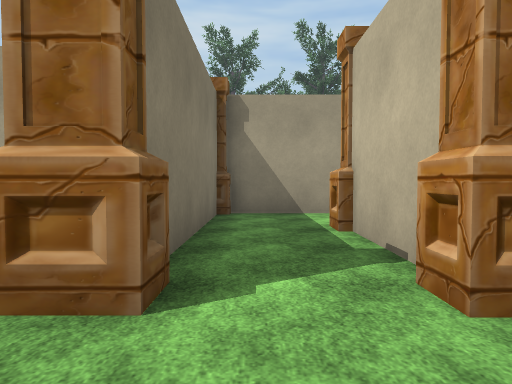
view 1 (above)

23 first-person views from a walk through a 3-D level made in the Unity game engine. The camera is 1.4 m above the floor, tilts 2° down and sees 75° across. The floor is counted in squares, 2 m on a side. Each view is taken from the middle of a square. On the plan, view 1 faces up. The plan holds only what a view shows up to about 10 squares ahead; the rest is blank. The place goes on beyond the plan. The player is left out. Some animated figures are left out. Door leaves are left out, so doorways stand open. Some surface patterns are stand-ins.

view 2
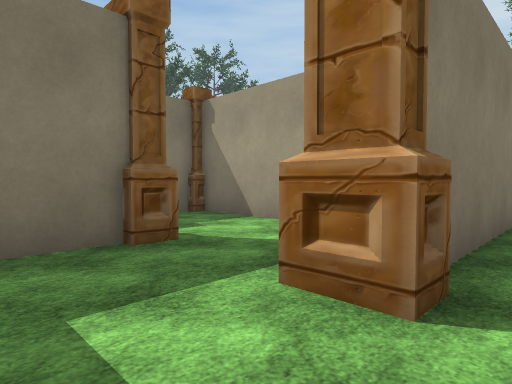

view 3
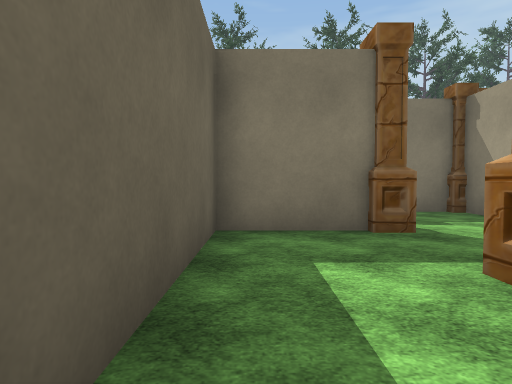

view 4
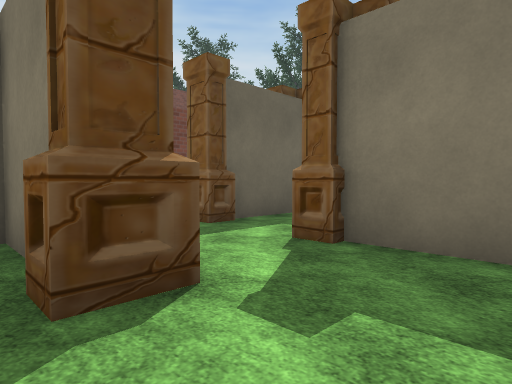

view 5
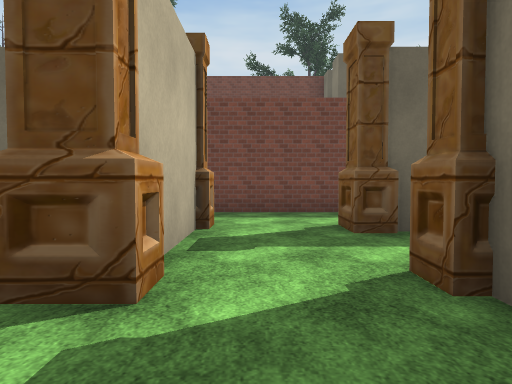

view 6
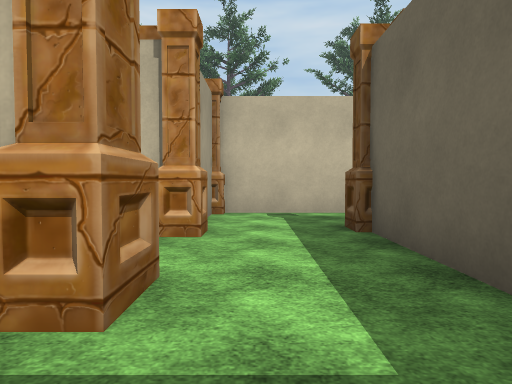

view 7
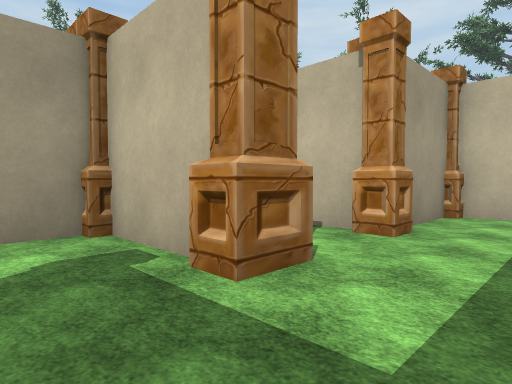

view 8
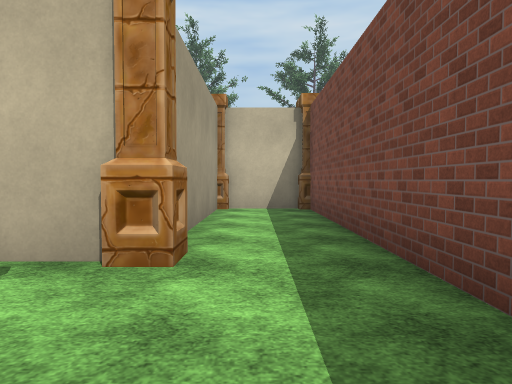

view 9
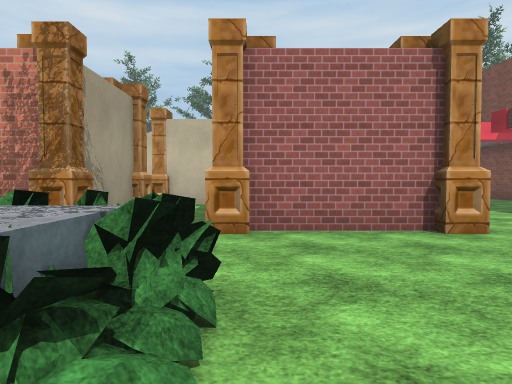

view 10
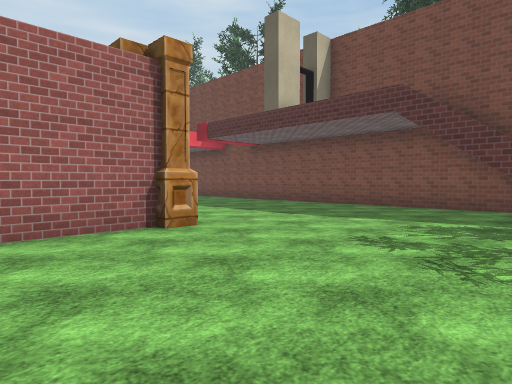

view 11
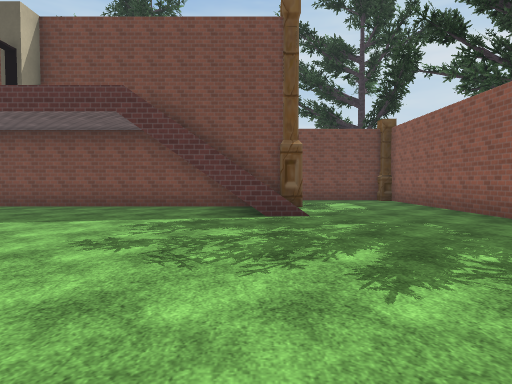

view 12
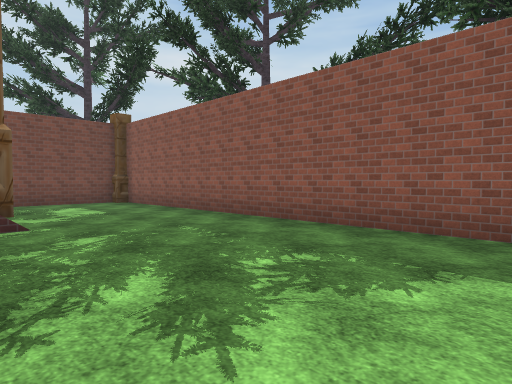

view 13
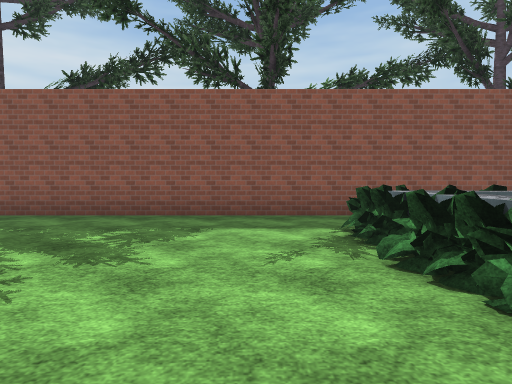

view 14
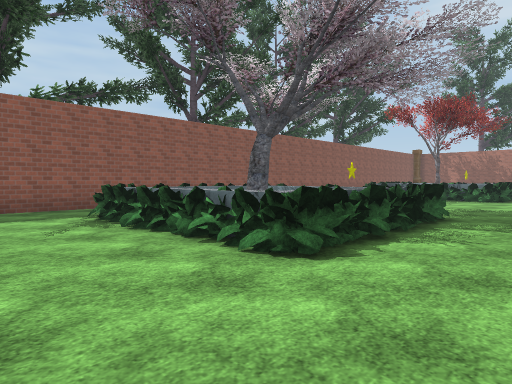

view 15
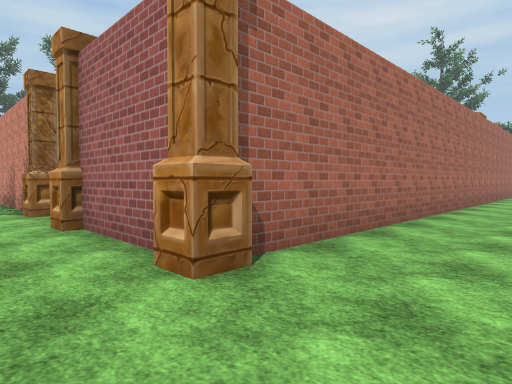

view 16
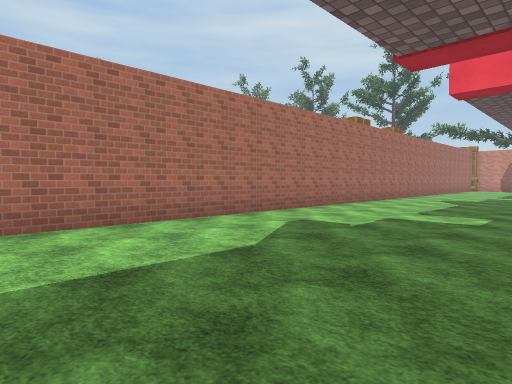

view 17
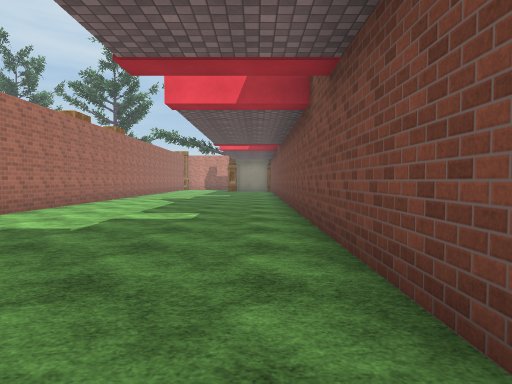

view 18
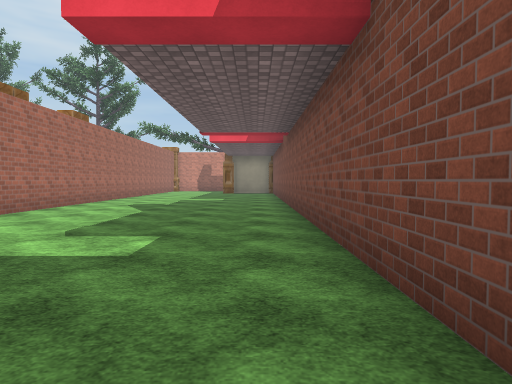

view 19
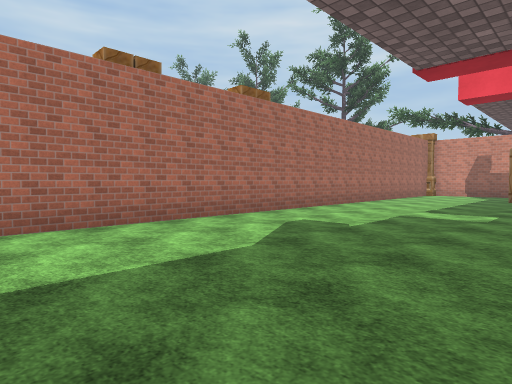

view 20
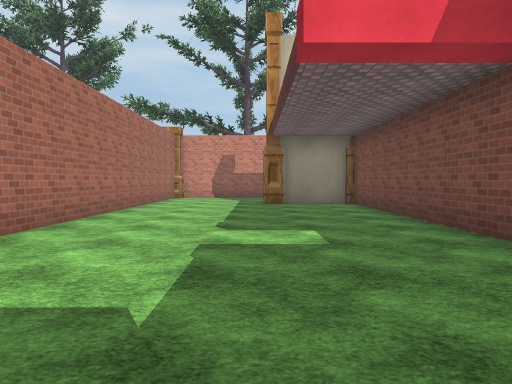

view 21
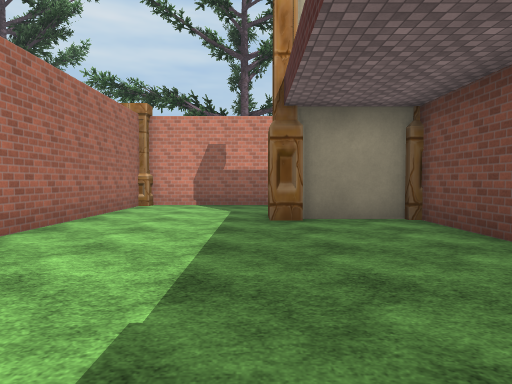

view 22
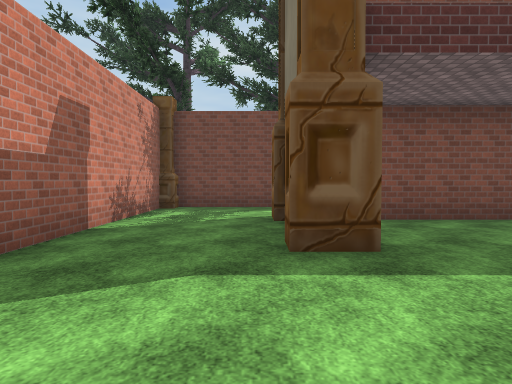

view 23
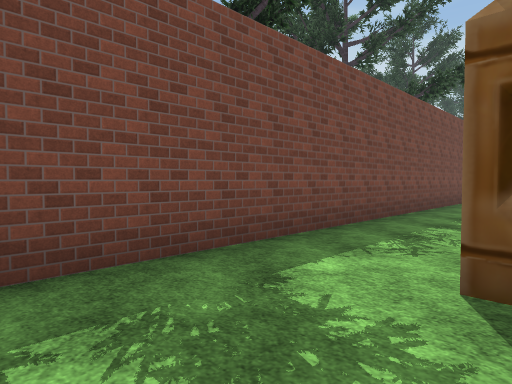

### Floor plan
Ten units are one square. View 1 is at (0, 0); x grows to the right and y downward. Boxes are objects, and circles mark ways between rooms. Rooms are numbered by the first view taken in them; rooms with no view inside come last. Other rooms are left out.
<svg viewBox="-191 -76 351 216">
<path fill="none" stroke="#000" d="M-13 -24 -13 -35M-36 -15 -36 6 5 6M-41 6 -41 -15M-8 -35 -8 -30M-15 -45 -64 -45 -64 -25M13 -26 13 -42M-8 -64 -8 -54M-75 -17 -85 -17M35 -19 24 -19M42 10 42 -15M-69 33 -34 33M-85 6 -74 6M16 -71 -5 -71M5 38 -86 38M35 38 24 38M-94 26 -94 14M35 127 146 127M58 99 120 99 120 78M-151 99 39 99M-153 97 -146 97M118 79 118 72 127 72 127 79M-175 127 -156 127M127 96 127 106M-186 6 -186 115M142 38 54 38M154 121 154 40M-147 4 -152 4M4 11 -25 11M13 22 13 18M-34 33 5 33"/>
<rect x="-75" y="5" width="10" height="10" fill="#bbb"><title>pillar</title></rect>
<rect x="-75" y="-25" width="10" height="10" fill="#bbb"><title>pillar</title></rect>
<rect x="-65" y="-25" width="10" height="10" fill="#bbb"><title>pillar</title></rect>
<rect x="-65" y="-45" width="10" height="10" fill="#bbb"><title>pillar</title></rect>
<rect x="-45" y="5" width="10" height="10" fill="#bbb"><title>pillar</title></rect>
<rect x="-45" y="-25" width="10" height="10" fill="#bbb"><title>pillar</title></rect>
<rect x="-15" y="-25" width="10" height="10" fill="#bbb"><title>pillar</title></rect>
<rect x="-15" y="-45" width="10" height="10" fill="#bbb"><title>pillar</title></rect>
<rect x="-15" y="-55" width="10" height="10" fill="#bbb"><title>other object</title></rect>
<rect x="5" y="5" width="10" height="10" fill="#bbb"><title>pillar</title></rect>
<rect x="5" y="-25" width="10" height="10" fill="#bbb"><title>pillar</title></rect>
<rect x="5" y="-55" width="20" height="10" fill="#bbb"><title>pillar</title></rect>
<rect x="15" y="5" width="10" height="10" fill="#bbb"><title>pillar</title></rect>
<rect x="15" y="-25" width="10" height="10" fill="#bbb"><title>pillar</title></rect>
<rect x="-165" y="5" width="10" height="10" fill="#bbb"><title>bush</title></rect>
<rect x="-155" y="5" width="10" height="10" fill="#bbb"><title>bush</title></rect>
<rect x="-145" y="-5" width="10" height="10" fill="#bbb"><title>bush</title></rect>
<rect x="-135" y="5" width="10" height="10" fill="#bbb"><title>bush</title></rect>
<rect x="-125" y="5" width="10" height="10" fill="#bbb"><title>bush</title></rect>
<rect x="-125" y="-5" width="10" height="10" fill="#bbb"><title>bush</title></rect>
<rect x="-125" y="-15" width="10" height="10" fill="#bbb"><title>bush</title></rect>
<rect x="-125" y="-25" width="10" height="10" fill="#bbb"><title>bush</title></rect>
<rect x="-95" y="35" width="10" height="10" fill="#bbb"><title>pillar</title></rect>
<rect x="-95" y="25" width="10" height="10" fill="#bbb"><title>pillar</title></rect>
<rect x="-95" y="5" width="10" height="10" fill="#bbb"><title>pillar</title></rect>
<rect x="-95" y="-25" width="10" height="10" fill="#bbb"><title>pillar</title></rect>
<rect x="15" y="25" width="10" height="10" fill="#bbb"><title>pillar</title></rect>
<rect x="35" y="25" width="10" height="10" fill="#bbb"><title>pillar</title></rect>
<rect x="145" y="125" width="10" height="10" fill="#bbb"><title>pillar</title></rect>
<rect x="145" y="35" width="10" height="10" fill="#bbb"><title>pillar</title></rect>
<rect x="5" y="25" width="10" height="10" fill="#bbb"><title>pillar</title></rect>
<circle cx="-80" cy="-5" r="3" fill="#2a7"/>
<circle cx="-30" cy="20" r="3" fill="#2a7"/>
<circle cx="10" cy="20" r="3" fill="#2a7"/>
<text x="-20" y="-10">1</text>
<text x="-30" y="70">2</text>
<text x="-10" y="20">3</text>
</svg>
Room 1 opens to room 2. Room 1 opens to room 3.

Where each view was taken, in squares from view 1:
view 1: 0 up, 0 right, facing up
view 2: 0 up, 0 right, facing up-left
view 3: 0 up, 1 right, facing left
view 4: 4 up, 3 left, facing down-left
view 5: 4 up, 5 left, facing down
view 6: 1 up, 3 left, facing right
view 7: 0 up, 3 left, facing up-right
view 8: 2 down, 7 left, facing right
view 9: 1 down, 14 left, facing right
view 10: 1 down, 14 left, facing down-right
view 11: 1 down, 14 left, facing down
view 12: 2 down, 14 left, facing down-left
view 13: 2 down, 12 left, facing left
view 14: 3 down, 10 left, facing up-left
view 15: 6 down, 11 left, facing up-right
view 16: 9 down, 9 left, facing up-right
view 17: 9 down, 9 left, facing right
view 18: 9 down, 6 left, facing right
view 19: 9 down, 1 left, facing up-right
view 20: 7 down, 2 right, facing right
view 21: 7 down, 6 right, facing right
view 22: 4 down, 13 right, facing down
view 23: 10 down, 15 right, facing down-left
